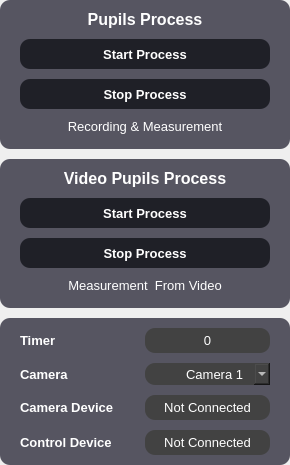
               <widget class="QFrame" name="frame_right">
                <property name="minimumSize">
                 <size>
                  <width>290</width>
                  <height>0</height>
                 </size>
                </property>
                <property name="maximumSize">
                 <size>
                  <width>290</width>
                  <height>16777215</height>
                 </size>
                </property>
                <property name="styleSheet">
                 <string notr="true"/>
                </property>
                <property name="frameShape">
                 <enum>QFrame::NoFrame</enum>
                </property>
                <property name="frameShadow">
                 <enum>QFrame::Raised</enum>
                </property>
                <layout class="QVBoxLayout" name="verticalLayout_5">
                 <property name="spacing">
                  <number>10</number>
                 </property>
                 <property name="leftMargin">
                  <number>0</number>
                 </property>
                 <property name="topMargin">
                  <number>0</number>
                 </property>
                 <property name="rightMargin">
                  <number>0</number>
                 </property>
                 <property name="bottomMargin">
                  <number>0</number>
                 </property>
                 <item>
                  <widget class="QFrame" name="pupils_process">
                   <property name="minimumSize">
                    <size>
                     <width>0</width>
                     <height>0</height>
                    </size>
                   </property>
                   <property name="maximumSize">
                    <size>
                     <width>16777215</width>
                     <height>16777215</height>
                    </size>
                   </property>
                   <property name="styleSheet">
                    <string notr="true">border-radius: 10px;
background-color: rgb(86, 85, 97);</string>
                   </property>
                   <property name="frameShape">
                    <enum>QFrame::StyledPanel</enum>
                   </property>
                   <property name="frameShadow">
                    <enum>QFrame::Raised</enum>
                   </property>
                   <layout class="QGridLayout" name="gridLayout_10">
                    <property name="leftMargin">
                     <number>20</number>
                    </property>
                    <property name="topMargin">
                     <number>10</number>
                    </property>
                    <property name="rightMargin">
                     <number>20</number>
                    </property>
                    <property name="bottomMargin">
                     <number>15</number>
                    </property>
                    <property name="spacing">
                     <number>10</number>
                    </property>
                    <item row="0" column="0" colspan="2">
                     <widget class="QLabel" name="label_pupil_process">
                      <property name="maximumSize">
                       <size>
                        <width>16777215</width>
                        <height>25</height>
                       </size>
                      </property>
                      <property name="font">
                       <font>
                        <family>Nirmala UI</family>
                        <pointsize>12</pointsize>
                        <weight>75</weight>
                        <bold>true</bold>
                       </font>
                      </property>
                      <property name="styleSheet">
                       <string notr="true">color: rgb(255, 255, 255);</string>
                      </property>
                      <property name="text">
                       <string>Pupils Process</string>
                      </property>
                      <property name="alignment">
                       <set>Qt::AlignCenter</set>
                      </property>
                     </widget>
                    </item>
                    <item row="1" column="0" colspan="2">
                     <widget class="QPushButton" name="btn_start_process">
                      <property name="minimumSize">
                       <size>
                        <width>100</width>
                        <height>30</height>
                       </size>
                      </property>
                      <property name="font">
                       <font>
                        <family>MS Sans Serif</family>
                        <pointsize>10</pointsize>
                        <weight>75</weight>
                        <bold>true</bold>
                       </font>
                      </property>
                      <property name="styleSheet">
                       <string notr="true">QPushButton{
	color: rgb(255, 255, 255);
	background-color: rgb(31, 32, 39);
}

QPushButton::hover{
	background-color: rgb(57, 57, 63);
}</string>
                      </property>
                      <property name="text">
                       <string>Start Process</string>
                      </property>
                     </widget>
                    </item>
                    <item row="2" column="0" colspan="2">
                     <widget class="QPushButton" name="btn_stop_process">
                      <property name="minimumSize">
                       <size>
                        <width>100</width>
                        <height>30</height>
                       </size>
                      </property>
                      <property name="font">
                       <font>
                        <family>MS Sans Serif</family>
                        <pointsize>10</pointsize>
                        <weight>75</weight>
                        <bold>true</bold>
                       </font>
                      </property>
                      <property name="styleSheet">
                       <string notr="true">QPushButton{
	color: rgb(255, 255, 255);
	background-color: rgb(31, 32, 39);
}

QPushButton::hover{
	background-color: rgb(57, 57, 63);
}</string>
                      </property>
                      <property name="text">
                       <string>Stop Process</string>
                      </property>
                     </widget>
                    </item>
                    <item row="3" column="0" colspan="2">
                     <widget class="QLabel" name="label_2">
                      <property name="maximumSize">
                       <size>
                        <width>16777215</width>
                        <height>25</height>
                       </size>
                      </property>
                      <property name="font">
                       <font>
                        <family>MS Sans Serif</family>
                        <pointsize>10</pointsize>
                       </font>
                      </property>
                      <property name="styleSheet">
                       <string notr="true">color: rgb(255, 255, 255);</string>
                      </property>
                      <property name="text">
                       <string>Recording &amp; Measurement</string>
                      </property>
                      <property name="alignment">
                       <set>Qt::AlignCenter</set>
                      </property>
                     </widget>
                    </item>
                   </layout>
                  </widget>
                 </item>
                 <item>
                  <widget class="QFrame" name="video_process">
                   <property name="minimumSize">
                    <size>
                     <width>0</width>
                     <height>0</height>
                    </size>
                   </property>
                   <property name="maximumSize">
                    <size>
                     <width>16777215</width>
                     <height>16777215</height>
                    </size>
                   </property>
                   <property name="styleSheet">
                    <string notr="true">border-radius: 10px;
background-color: rgb(86, 85, 97);</string>
                   </property>
                   <property name="frameShape">
                    <enum>QFrame::StyledPanel</enum>
                   </property>
                   <property name="frameShadow">
                    <enum>QFrame::Raised</enum>
                   </property>
                   <layout class="QVBoxLayout" name="verticalLayout_3">
                    <property name="spacing">
                     <number>10</number>
                    </property>
                    <property name="leftMargin">
                     <number>20</number>
                    </property>
                    <property name="topMargin">
                     <number>10</number>
                    </property>
                    <property name="rightMargin">
                     <number>20</number>
                    </property>
                    <property name="bottomMargin">
                     <number>15</number>
                    </property>
                    <item>
                     <widget class="QLabel" name="label_video_process">
                      <property name="maximumSize">
                       <size>
                        <width>16777215</width>
                        <height>25</height>
                       </size>
                      </property>
                      <property name="font">
                       <font>
                        <family>Nirmala UI</family>
                        <pointsize>12</pointsize>
                        <weight>75</weight>
                        <bold>true</bold>
                       </font>
                      </property>
                      <property name="styleSheet">
                       <string notr="true">color: rgb(255, 255, 255);</string>
                      </property>
                      <property name="text">
                       <string>Video Pupils Process</string>
                      </property>
                      <property name="alignment">
                       <set>Qt::AlignCenter</set>
                      </property>
                     </widget>
                    </item>
                    <item>
                     <widget class="QPushButton" name="btn_video_process">
                      <property name="minimumSize">
                       <size>
                        <width>100</width>
                        <height>30</height>
                       </size>
                      </property>
                      <property name="font">
                       <font>
                        <family>MS Sans Serif</family>
                        <pointsize>10</pointsize>
                        <weight>75</weight>
                        <bold>true</bold>
                       </font>
                      </property>
                      <property name="styleSheet">
                       <string notr="true">QPushButton{
	color: rgb(255, 255, 255);
	background-color: rgb(31, 32, 39);
}

QPushButton::hover{
	background-color: rgb(57, 57, 63);
}</string>
                      </property>
                      <property name="text">
                       <string>Start Process</string>
                      </property>
                     </widget>
                    </item>
                    <item>
                     <widget class="QPushButton" name="btn_stop_video_process">
                      <property name="minimumSize">
                       <size>
                        <width>0</width>
                        <height>30</height>
                       </size>
                      </property>
                      <property name="font">
                       <font>
                        <family>MS Sans Serif</family>
                        <pointsize>10</pointsize>
                        <weight>75</weight>
                        <bold>true</bold>
                       </font>
                      </property>
                      <property name="styleSheet">
                       <string notr="true">QPushButton{
	color: rgb(255, 255, 255);
	background-color: rgb(31, 32, 39);
}

QPushButton::hover{
	background-color: rgb(57, 57, 63);
}</string>
                      </property>
                      <property name="text">
                       <string>Stop Process</string>
                      </property>
                     </widget>
                    </item>
                    <item>
                     <widget class="QLabel" name="label_3">
                      <property name="maximumSize">
                       <size>
                        <width>16777215</width>
                        <height>25</height>
                       </size>
                      </property>
                      <property name="font">
                       <font>
                        <family>MS Sans Serif</family>
                        <pointsize>10</pointsize>
                       </font>
                      </property>
                      <property name="styleSheet">
                       <string notr="true">color: rgb(255, 255, 255);</string>
                      </property>
                      <property name="text">
                       <string>Measurement  From Video</string>
                      </property>
                      <property name="alignment">
                       <set>Qt::AlignCenter</set>
                      </property>
                     </widget>
                    </item>
                   </layout>
                  </widget>
                 </item>
                 <item>
                  <widget class="QFrame" name="frame">
                   <property name="styleSheet">
                    <string notr="true">border-radius: 10px;
background-color: rgb(86, 85, 97);</string>
                   </property>
                   <property name="frameShape">
                    <enum>QFrame::StyledPanel</enum>
                   </property>
                   <property name="frameShadow">
                    <enum>QFrame::Raised</enum>
                   </property>
                   <layout class="QGridLayout" name="gridLayout_2">
                    <property name="leftMargin">
                     <number>20</number>
                    </property>
                    <property name="topMargin">
                     <number>10</number>
                    </property>
                    <property name="rightMargin">
                     <number>20</number>
                    </property>
                    <property name="bottomMargin">
                     <number>10</number>
                    </property>
                    <property name="horizontalSpacing">
                     <number>15</number>
                    </property>
                    <property name="verticalSpacing">
                     <number>10</number>
                    </property>
                    <item row="1" column="0">
                     <widget class="QLabel" name="label_camera">
                      <property name="minimumSize">
                       <size>
                        <width>110</width>
                        <height>0</height>
                       </size>
                      </property>
                      <property name="maximumSize">
                       <size>
                        <width>110</width>
                        <height>16777215</height>
                       </size>
                      </property>
                      <property name="font">
                       <font>
                        <family>MS Sans Serif</family>
                        <pointsize>10</pointsize>
                        <weight>75</weight>
                        <bold>true</bold>
                       </font>
                      </property>
                      <property name="styleSheet">
                       <string notr="true">color: rgb(255, 255, 255);</string>
                      </property>
                      <property name="text">
                       <string>Camera</string>
                      </property>
                     </widget>
                    </item>
                    <item row="0" column="0">
                     <widget class="QLabel" name="label_timer">
                      <property name="minimumSize">
                       <size>
                        <width>110</width>
                        <height>0</height>
                       </size>
                      </property>
                      <property name="maximumSize">
                       <size>
                        <width>110</width>
                        <height>16777215</height>
                       </size>
                      </property>
                      <property name="font">
                       <font>
                        <family>MS Sans Serif</family>
                        <pointsize>10</pointsize>
                        <weight>75</weight>
                        <bold>true</bold>
                       </font>
                      </property>
                      <property name="styleSheet">
                       <string notr="true">color: rgb(255, 255, 255);</string>
                      </property>
                      <property name="text">
                       <string>Timer</string>
                      </property>
                     </widget>
                    </item>
                    <item row="2" column="0">
                     <widget class="QLabel" name="label_camera_device">
                      <property name="minimumSize">
                       <size>
                        <width>110</width>
                        <height>0</height>
                       </size>
                      </property>
                      <property name="maximumSize">
                       <size>
                        <width>110</width>
                        <height>16777215</height>
                       </size>
                      </property>
                      <property name="font">
                       <font>
                        <family>MS Sans Serif</family>
                        <pointsize>10</pointsize>
                        <weight>75</weight>
                        <bold>true</bold>
                       </font>
                      </property>
                      <property name="styleSheet">
                       <string notr="true">color: rgb(255, 255, 255);</string>
                      </property>
                      <property name="text">
                       <string>Camera Device</string>
                      </property>
                     </widget>
                    </item>
                    <item row="2" column="1" colspan="2">
                     <widget class="QLabel" name="device_status_camera">
                      <property name="minimumSize">
                       <size>
                        <width>0</width>
                        <height>25</height>
                       </size>
                      </property>
                      <property name="maximumSize">
                       <size>
                        <width>16777215</width>
                        <height>25</height>
                       </size>
                      </property>
                      <property name="font">
                       <font>
                        <family>MS Sans Serif</family>
                        <pointsize>10</pointsize>
                       </font>
                      </property>
                      <property name="styleSheet">
                       <string notr="true">color: rgb(255, 255, 255);
background-color: rgb(66, 66, 66);</string>
                      </property>
                      <property name="text">
                       <string>Not Connected</string>
                      </property>
                      <property name="alignment">
                       <set>Qt::AlignCenter</set>
                      </property>
                     </widget>
                    </item>
                    <item row="3" column="0">
                     <widget class="QLabel" name="label_device_status">
                      <property name="minimumSize">
                       <size>
                        <width>110</width>
                        <height>0</height>
                       </size>
                      </property>
                      <property name="maximumSize">
                       <size>
                        <width>110</width>
                        <height>16777215</height>
                       </size>
                      </property>
                      <property name="font">
                       <font>
                        <family>MS Sans Serif</family>
                        <pointsize>10</pointsize>
                        <weight>75</weight>
                        <bold>true</bold>
                       </font>
                      </property>
                      <property name="styleSheet">
                       <string notr="true">color: rgb(255, 255, 255);</string>
                      </property>
                      <property name="text">
                       <string>Control Device</string>
                      </property>
                     </widget>
                    </item>
                    <item row="3" column="1" colspan="2">
                     <widget class="QLabel" name="device_status_control">
                      <property name="minimumSize">
                       <size>
                        <width>0</width>
                        <height>25</height>
                       </size>
                      </property>
                      <property name="maximumSize">
                       <size>
                        <width>16777215</width>
                        <height>25</height>
                       </size>
                      </property>
                      <property name="font">
                       <font>
                        <family>MS Sans Serif</family>
                        <pointsize>10</pointsize>
                       </font>
                      </property>
                      <property name="styleSheet">
                       <string notr="true">color: rgb(255, 255, 255);
background-color: rgb(66, 66, 66);</string>
                      </property>
                      <property name="text">
                       <string>Not Connected</string>
                      </property>
                      <property name="alignment">
                       <set>Qt::AlignCenter</set>
                      </property>
                     </widget>
                    </item>
                    <item row="0" column="1" colspan="2">
                     <widget class="QLabel" name="status_timer">
                      <property name="minimumSize">
                       <size>
                        <width>0</width>
                        <height>25</height>
                       </size>
                      </property>
                      <property name="maximumSize">
                       <size>
                        <width>16777215</width>
                        <height>25</height>
                       </size>
                      </property>
                      <property name="font">
                       <font>
                        <family>MS Sans Serif</family>
                        <pointsize>10</pointsize>
                       </font>
                      </property>
                      <property name="styleSheet">
                       <string notr="true">color: rgb(255, 255, 255);
background-color: rgb(66, 66, 66);</string>
                      </property>
                      <property name="text">
                       <string>0</string>
                      </property>
                      <property name="alignment">
                       <set>Qt::AlignCenter</set>
                      </property>
                     </widget>
                    </item>
                    <item row="1" column="1" colspan="2">
                     <widget class="QComboBox" name="set_camera">
                      <property name="minimumSize">
                       <size>
                        <width>0</width>
                        <height>22</height>
                       </size>
                      </property>
                      <property name="font">
                       <font>
                        <family>MS Sans Serif</family>
                        <pointsize>10</pointsize>
                       </font>
                      </property>
                      <property name="styleSheet">
                       <string notr="true">color: rgb(255, 255, 255);
background-color: rgb(66, 66, 66);
border-radius:10px;</string>
                      </property>
                      <property name="currentIndex">
                       <number>0</number>
                      </property>
                      <property name="maxVisibleItems">
                       <number>5</number>
                      </property>
                      <item>
                       <property name="text">
                        <string>          Camera 1</string>
                       </property>
                      </item>
                      <item>
                       <property name="text">
                        <string>          Camera 2</string>
                       </property>
                      </item>
                      <item>
                       <property name="text">
                        <string>          Camera 3</string>
                       </property>
                      </item>
                      <item>
                       <property name="text">
                        <string>          Camera 4</string>
                       </property>
                      </item>
                     </widget>
                    </item>
                   </layout>
                  </widget>
                 </item>
                </layout>
               </widget>
